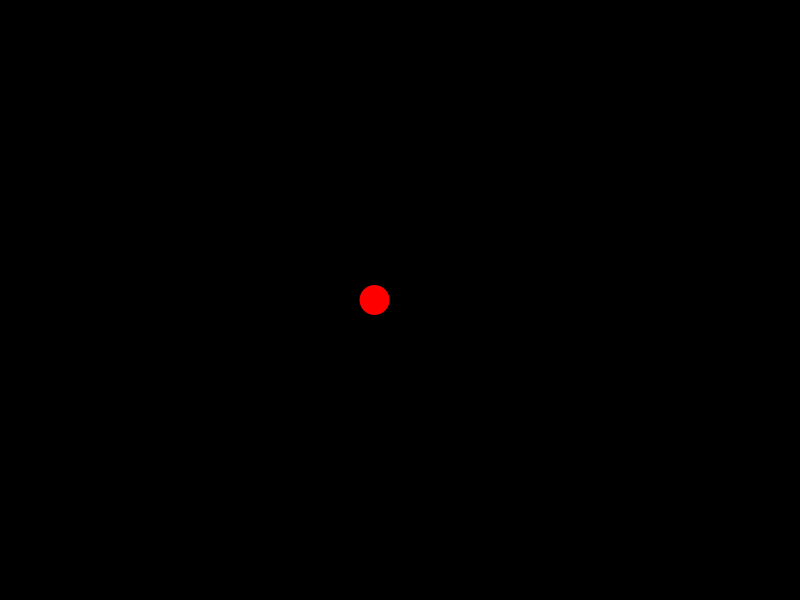
Frame 1 (no input)
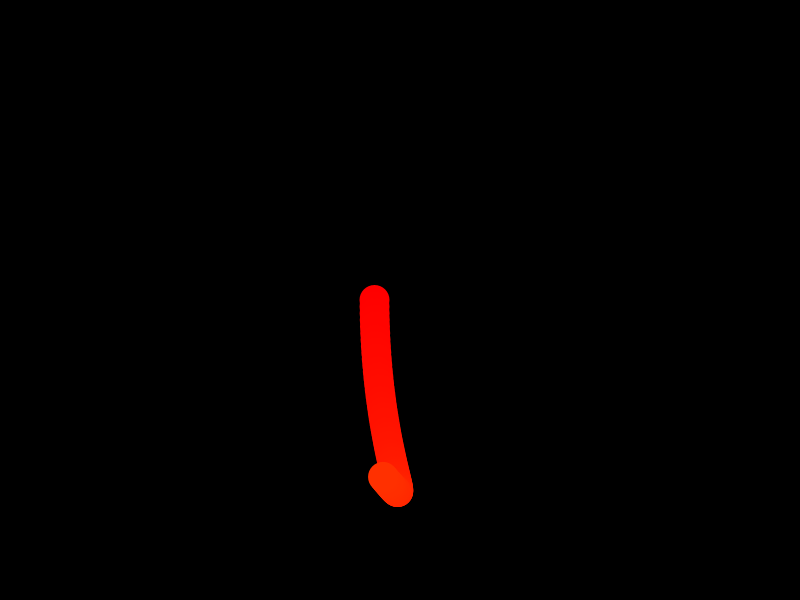
Frame 60 (the mouse pressed at the canvas centre just before this capture)
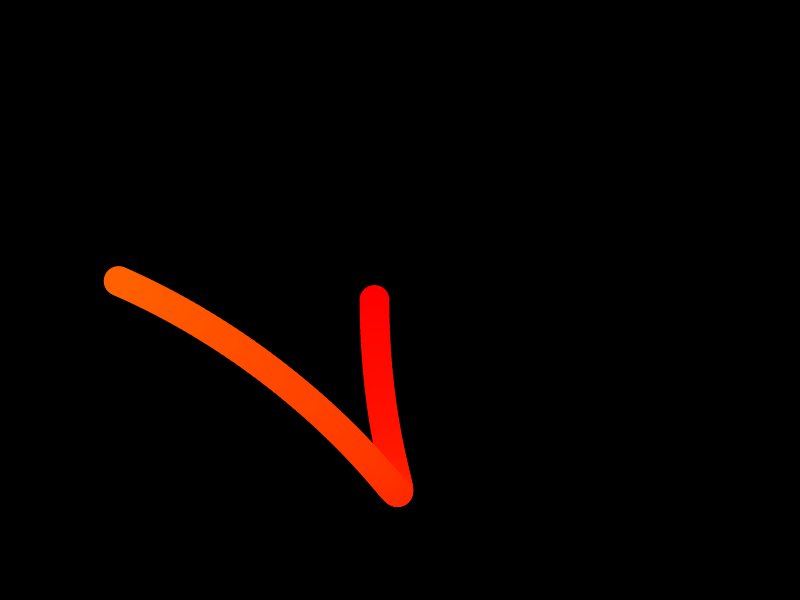
Frame 120 (the mouse held since frame 60 and released just before this capture)

The Processing sketch that drew these frames (run headless with seeded random() and noise(); from frame 60 on, the mouse is pressed at the canvas centre):

// Processing sketch: processing_147696
// ── processing_147696.pde

float diameter;
float diameter2;
float angle = 0;
float angle2 = 0;
float colour = 0;
float rand1 = 70;
float rand2 = 130;


void setup() {
 
  size(800, 600);
  diameter = 290;
  diameter2= 141;

  //frameRate(30);
  //blendMode(MULTIPLY);
  colorMode(HSB);
  smooth(8);
  background(0);
  noStroke();
 
}

void draw() {

 if(frameCount%2400 == 0)
 {
background(0);
rand1 = random(5,150);
rand2 = random(5,150);
 }

  //float sin = (sin(angle); 
  float coloursin = (sin(angle*1) * 10 + 55);
  float sinw = (sin(angle) * diameter/2) + height/2;
  float sinh = (sin(angle + PI/2) * diameter/2) + height/2;
  float sinw2 = (sin(angle2) * diameter2/2);
  float sinh2 = (sin(angle2 + PI/2) * diameter2/2);
 
  colour += 0.135;
 
   //fill(255, 204);  //white
   fill(colour,255,255);
   ellipse(sinh - sinh2 , sinw + sinw2, 30, 30);
 //}

  angle2 += PI/rand1;
  angle += PI/rand2;
 
  if(colour > 255)
{
  colour = 0;
}
}
